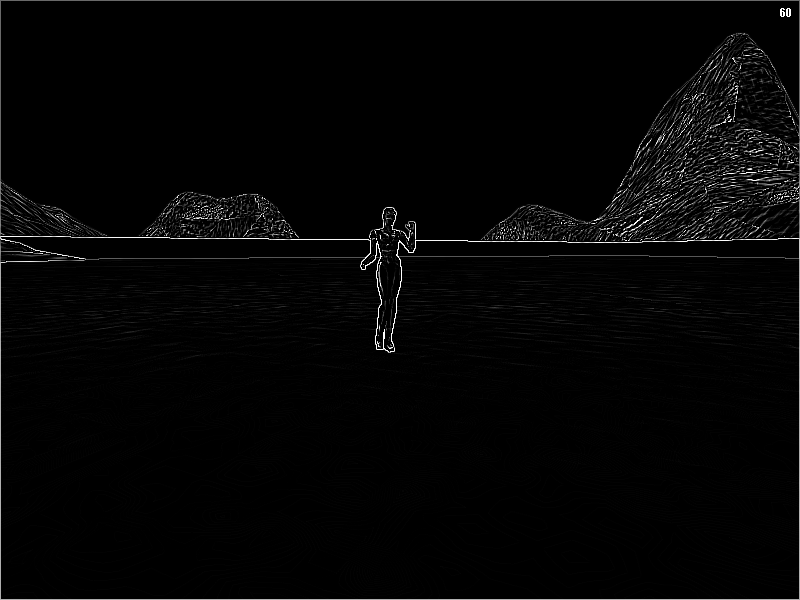
#> input picture snapshots_training/102lady.png, 800 x 600 px; its folder holds only this picture in this run
$ python train.py   (Python 2 division)
#> lines starting #> are read from the running program, lines starting #| are printed output that depends on the picture
### trainer.py
from __future__ import division
from collections import OrderedDict
import os, os.path
import math
import sys
sys.setrecursionlimit(1000000)
import operator
import classifier

SINGLE_VALIDATION = False
WRITE_TO_FILE = True

NOISE_FILTER_THRESHOLD = 100
LINE_SEGMENT_PIXEL_DEVIATION = 3
MINIMUM_VALID_PATH_LENGTH = 3
LONG_TAIL = 0.90

# Used for calculating averages
values = {"cube": [sys.maxint, 0], "tree": [sys.maxint, 0], "steve": [sys.maxint, 0], "lady": [sys.maxint, 0]}
below_8 = {"cube": 0, "lady": 0, "tree": 0, "steve": 0}
cube_sum = 0
tree_sum = 0
lady_sum = 0
steve_sum = 0

def train():
    path = "./submission/snapshots/extra_credit/"
    images = {}
    i = 0
    number_correct = 0

    for root, dirs, filenames in os.walk(path):
        for f in filenames:
           #if f=="104lady.png":
           if i < 9000:
           #if "tree" in f:
               print "Loading image", f
               images[f] = classifier.load_image(path+f)
               i = i+1

    f = None
    if WRITE_TO_FILE:
        f = open("extra_credit_results.txt", "w")

    for image in images:
        print "\n--------------------------------------------- PARSING IMAGE", image
        image_list = images[image]
        edge_array = image_list[0]
        segments = get_segments_from_edges(edge_array)

        x_ranges = find_object_x_ranges(segments)
        obj_num = 1
        for range in x_ranges:
            obj_num +=1
            print "------------------ IDENTIFYING OBJECT %s OF %s ------------------" % (obj_num, len(x_ranges))
            range_segments = find_segments_in_range(range, segments)
            total_segment_length = length_of_all_segments(range_segments)
            if len(range_segments) <= 1:
                print "Object disregarded, only contains one path"
            elif total_segment_length < 50:
                print "Object disregarded, segments not long enough"
            else:
                best_guess = single_object_classifier(image, range_segments)
                if WRITE_TO_FILE:
                    f.write("Image: %s | Classification: %s\n" % (image, best_guess))
                print "\n"
                if SINGLE_VALIDATION:
                    if best_guess.lower() in image.lower():
                        number_correct += 1
    if SINGLE_VALIDATION:
        print "\n--------------------------------------------- RESULTS"
        result_string = "Correctly identified %s/%s objects." % (number_correct, len(images))
        if WRITE_TO_FILE:
            f.write(result_string)
            f.close()
        print result_string

# -------------------- multiple object classifier (extra credit) --------------------

# [510 lines left out: functions length_of_all_segments, find_segments_in_range, find_object_x_ranges, find_ranges, single_object_classifier, prob_by_features and 23 more, not called in this run]

train()

### classifier.py
import numpy as np
import random
from PIL import Image
import itertools
import operator

#"""
from trainer import get_segments_from_edges
from trainer import find_object_x_ranges
from trainer import find_segments_in_range
from trainer import length_of_all_segments
from trainer import single_object_classifier
#"""

"""
This is your object classifier. You should implement the train and
classify methods for this assignment.
"""
class ObjectClassifier():
    log_text = []

    """
    Everytime a snapshot is taken, this method is called and
    the result is displayed on top of the four-image panel.
    """
    # [20 lines left out: function classify, not called in this run]

    def append_log(self, text):
        self.log_text.append(text)

    def logtext(self):
        return '\n'.join(self.log_text);

# [9 lines left out: function stringify, not called in this run]

"""
Loads an image from file and calculates the edge pixel orientations.
Returns a tuple of (edge pixels, pixel orientations).
"""
def load_image(filename):
    im = Image.open(filename)
    np_edges = np.array(im)
    upper_left = push(np_edges, 1, 1)
    upper_center = push(np_edges, 1, 0)
    upper_right = push(np_edges, 1, -1)
    mid_left = push(np_edges, 0, 1)
    mid_right = push(np_edges, 0, -1)
    lower_left = push(np_edges, -1, 1)
    lower_center = push(np_edges, -1, 0)
    lower_right = push(np_edges, -1, -1)
    vfunc = np.vectorize(find_orientation)
    orientations = vfunc(upper_left, upper_center, upper_right, mid_left, mid_right, lower_left, lower_center, lower_right)
    return (np_edges, orientations)

"""
Shifts the rows and columns of an array, putting zeros in any empty spaces
and truncating any values that overflow
"""
def push(np_array, rows, columns):
    result = np.zeros((np_array.shape[0],np_array.shape[1]))
    if rows > 0:
        if columns > 0:
            result[rows:,columns:] = np_array[:-rows,:-columns]
        elif columns < 0:
            result[rows:,:columns] = np_array[:-rows,-columns:]
        else:
            result[rows:,:] = np_array[:-rows,:]
    elif rows < 0:
        if columns > 0:
            result[:rows,columns:] = np_array[-rows:,:-columns]
        elif columns < 0:
            result[:rows,:columns] = np_array[-rows:,-columns:]
        else:
            result[:rows,:] = np_array[-rows:,:]
    else:
        if columns > 0:
            result[:,columns:] = np_array[:,:-columns]
        elif columns < 0:
            result[:,:columns] = np_array[:,-columns:]
        else:
            result[:,:] = np_array[:,:]
    return result

# The orientations that an edge pixel may have.
np_orientation = np.array([0,315,45,270,90,225,180,135])

"""
Finds the (approximate) orientation of an edge pixel.
"""
def find_orientation(upper_left, upper_center, upper_right, mid_left, mid_right, lower_left, lower_center, lower_right):
    a = np.array([upper_center, upper_left, upper_right, mid_left, mid_right, lower_left, lower_center, lower_right])
    return np_orientation[a.argmax()]

### train.py
import classifier
import os, os.path
import math
import sys
sys.setrecursionlimit(1000000)

def train():
    path = "./snapshots_training/"
    images = {}
    i = 0;
    for root, dirs, filenames in os.walk(path):
        for f in filenames:
	   #if f=="3cube.png":
	   if i < 9000:
	       print "loading image", f
               images[f] = classifier.load_image(path+f)
#> in load_image, im is the input picture: PIL image 800x600 L; min 0, max 255, mean 4.9
#> in push, `result[rows:,columns:] = np_array[:-rows,:-columns]`:
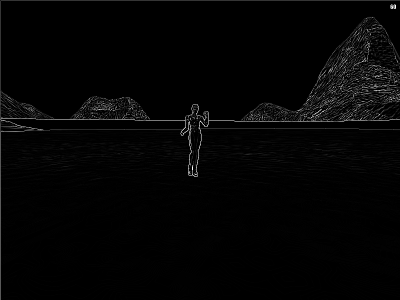
#> result: shape (600, 800) float64 (shown at 1/2 size); min 0, max 255, mean 4.5
#> call 3 of push, with rows = 1, columns = -1
#> in push (call 3), `result[rows:,:columns] = np_array[:-rows,-columns:]`:
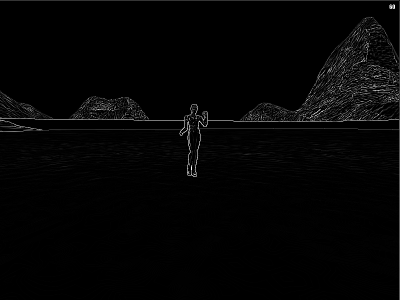
#> result: shape (600, 800) float64 (shown at 1/2 size); min 0, max 255, mean 4.5
#> in push (call 6), `result[:rows,columns:] = np_array[-rows:,:-columns]`:
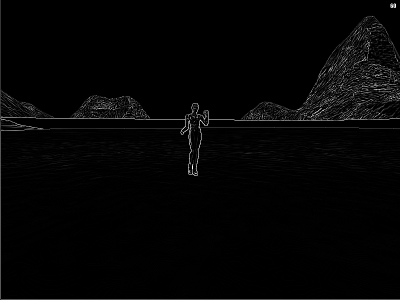
#> result: shape (600, 800) float64 (shown at 1/2 size); min 0, max 255, mean 4.6
#> in push (call 8), `result[:rows,:columns] = np_array[-rows:,-columns:]`:
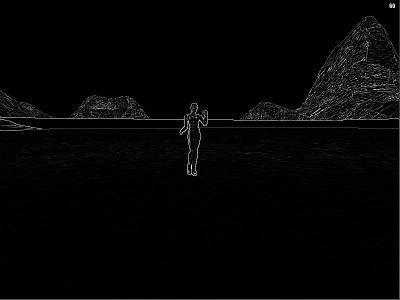
#> result: shape (600, 800) float64 (shown at 1/2 size); min 0, max 255, mean 4.6
#> in load_image, `orientations = vfunc(upper_left, upper_center, upper_right, mid_left, ..`:
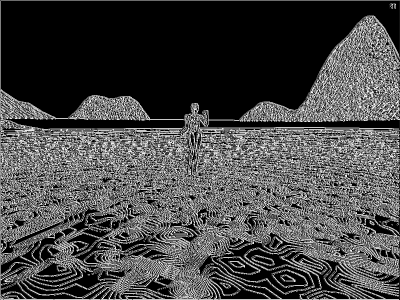
#> orientations: shape (600, 800) int64 (shown at 1/2 size); min 0, max 315, mean 87.6; drawn with min black and max white
	       i = i+1

    for key in images:
	print "parsing image", key
	image_list = images[key]
	edge_array = image_list[0]
	segments = get_segments_from_edges(edge_array)
	print "number of line segments:", len(segments)
#> this loop made 1 pass
#> key on pass 1: '102lady.png'
#> (printed output is left out)
#> pass 1, in get_segments_from_edges, `edge_array = edge_array[280:]`:
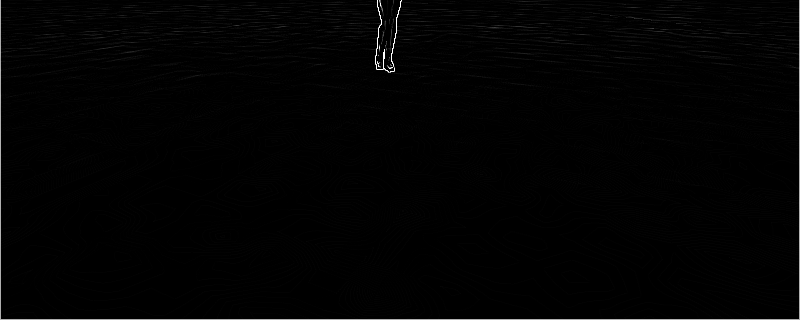
#> edge_array: shape (320, 800); min 0, max 255, mean 2.4

def get_segments_from_edges(edge_array):
    # Returns the set of line segments from a given edge array
    # Cut out the background from the image
    edge_array = edge_array[280:]
    edge_array = edge_array[1:-1]
    # Remove 1px border from all sides
    for y in range(0, len(edge_array)):
	row = edge_array[y]
	edge_array[y][0] = 0
        edge_array[y][-1] = 0
    # Process the image
    edge_array = noise_reduction_edge_array(edge_array)
    paths = find_all_paths(edge_array, [])
    path_string = ""
    for path in paths:
	path_string += path_string_from_array(path)
    #print path_string
    sorted_paths = remove_tail(sorted(paths, key=len, reverse=True), 0.90)
    #print "number of paths:", len(sorted_paths)

    # Generate full line segment list
    all_segments = []
    all_segments_string = ""
    for path in sorted_paths:
	#print "new path"
	path_segments = find_segments_from_path(path, [])
	all_segments_string += path_segments_string(path_segments)
	#print path_segments_string(path_segments)
        for path_segment in path_segments:
	    all_segments.append(path_segment)
    # [4 lines of commented-out code are left out]
    return all_segments

def remove_tail(sorted_paths, n):
    # Removes the "long tail" from a sorted path array, retaining only the first n percent of non-singular paths. This helps filter out noisy paths that were detected.
    length = 0
    filtered_paths = []
    for path in sorted_paths:
	if len(path)<3:
	    sorted_paths.remove(path)
	else:
	    length += len(path)
    filter_length = n*length
    total_path_length = 0
    for path in sorted_paths:
	if total_path_length < filter_length:
	    filtered_paths.append(path)
	    total_path_length += len(path)
    return filtered_paths

def path_segments_string(path_segments):
    # Generates a string that can be used to view the line segments at http://www.shodor.org/interactivate/activities/SimplePlot/.
    path_segments_list = []
    path_segments_list.append(path_segments[0][0])
    for line_segment in path_segments:
	path_segments_list.append(line_segment[1])
    return path_string_from_array(path_segments_list)

def find_segments_from_path(path, segment_array):
    # Recursively generates a set of line segments from the path.
    init_point = path[0]
    segment = []
    for i in range(0,len(path)):
	coordinate = path[i]
	if is_line_segment(segment, coordinate):
	    segment.append(coordinate)
	else:
	    segment_array.append([init_point, coordinate])
	    return find_segments_from_path(path[i:], segment_array)
    segment_array.append([init_point, path[-1]])
    return segment_array

def is_line_segment(a, b):
    # Returns whether the path between a known line segment a, and a new point b, is a vector.
    if len(a)==0:
	return True
    init_point = a[0]
    for point in a:
	distance = dist(init_point[0], init_point[1], b[0], b[1], point[0], point[1])
	if distance > 3:
	    return False
    return True

def dist(x1,y1, x2,y2, x3,y3):
    # Calculates the distance from a line segment with endpoints (x1, y1) and (x2, y2) to a point (x3,y3).
    px = x2-x1
    py = y2-y1
    z = px*px + py*py
    u =  ((x3 - x1) * px + (y3 - y1) * py) / float(z)
    if u > 1:
        u = 1
    elif u < 0:
        u = 0
    x = x1 + u * px
    y = y1 + u * py
    dx = x - x3
    dy = y - y3
    dist = math.sqrt(dx*dx + dy*dy)
    return dist

def path_string_from_array(path_array):
    # Generates a string which can be used to view the path at http://www.shodor.org/interactivate/activities/SimplePlot/.
    path_string = ""
    for edge in path_array:
	y = 600-edge[0]
	x = edge[1]
	path_string += "(%s,%s)" % (x, y)
    return path_string

def find_all_paths(edge_array, path_array):
    # Find all the paths in the edge space.
    if len(edge_array) > 0:
	edge_array, path = path_from_edge_array(edge_array, edge_array[0], [])
	path_array.append(path)
	return find_all_paths(edge_array, path_array)
    return path_array

def path_from_edge_array(edge_array, coordinate, path):
    # Recursively generate a continuous path from a given initial coordinate in the edge_array.
    neighbors = neighbors_from_edge(coordinate, edge_array)
    for edge in neighbors:
	path.append(edge)
	edge_array.remove(edge)
    for edge in neighbors:
	edge_neighbors = neighbors_from_edge(edge, edge_array)
	if len(edge_neighbors) > 0:
	    return path_from_edge_array(edge_array, edge, path)
    return (edge_array, path)

def neighbors_from_edge(coordinate, edge_array):
    # Returns all of the neighbors of a given edge.
    y = coordinate[0]
    x = coordinate[1]
    neighbors = [[y-1, x-1], [y, x-1], [y+1, x-1], [y-1, x], [y, x], [y+1, x], [y-1, x+1], [y, x+1], [y+1, x+1]]
    valid_neighbors = []
    for neighbor in neighbors:
	if neighbor in edge_array:
	    valid_neighbors.append(neighbor)
    return valid_neighbors

# [10 lines left out: function count_edges_in_array, not called in this run]

def noise_reduction_edge_array(array):
    # Filters the edge_array and only keeps objects that have a color value over a certain threshold.
    edge_array = []
    for y in range(0,len(array)):
	y_array = array[y]
	for x in range(0, len(y_array)):
	    pixel_value = array[y][x]
	    if pixel_value > 70:
		edge_array.append([y,x])
    return edge_array

train()

$ run again, on snapshots_training/107lady.png
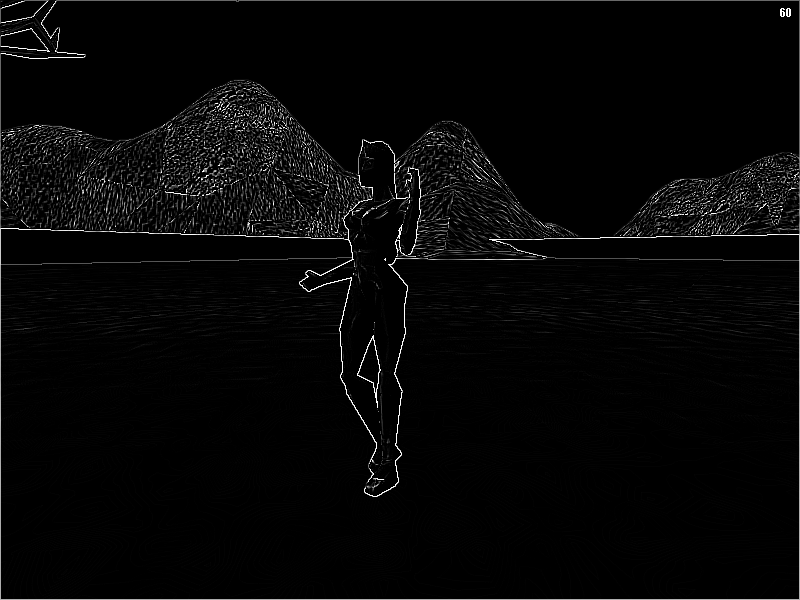
#> input picture snapshots_training/107lady.png, 800 x 600 px
#> in load_image, im is the input picture: PIL image 800x600 L; min 0, max 255, mean 6.7
#> in load_image, `orientations = vfunc(upper_left, upper_center, upper_right, mid_left, ..`:
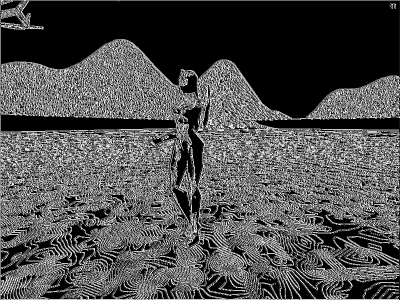
#> orientations: shape (600, 800) int64 (shown at 1/2 size); min 0, max 315, mean 95.8; drawn with min black and max white
#> the loop in train, `for key in images:` made 1 pass
#> key on pass 1: '107lady.png'
#> (printed output is left out)
#> pass 1, in get_segments_from_edges, `edge_array = edge_array[280:]`:
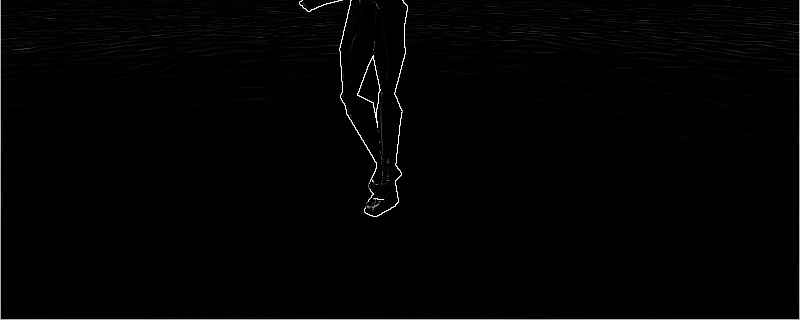
#> edge_array: shape (320, 800); min 0, max 255, mean 2.9

$ run again, on snapshots_training/108cube.png
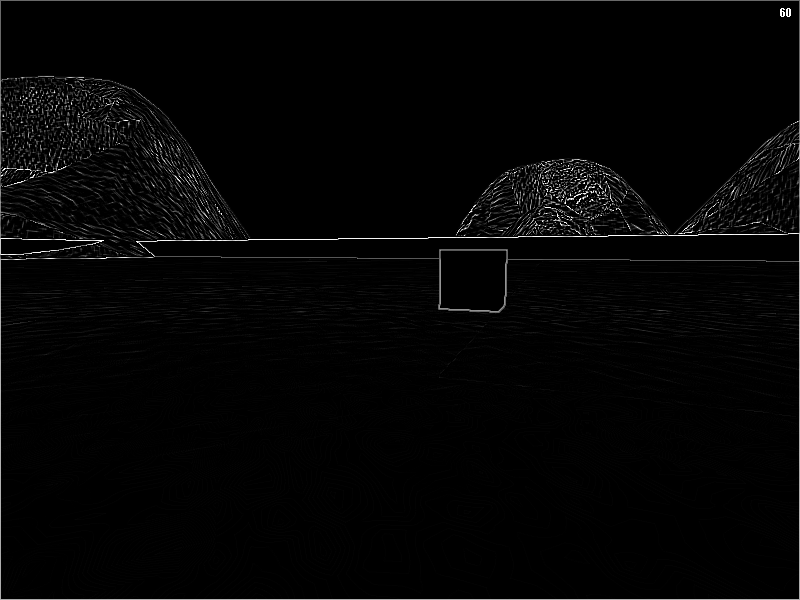
#> input picture snapshots_training/108cube.png, 800 x 600 px
#> in load_image, im is the input picture: PIL image 800x600 L; min 0, max 255, mean 4.6
#> in load_image, `orientations = vfunc(upper_left, upper_center, upper_right, mid_left, ..`:
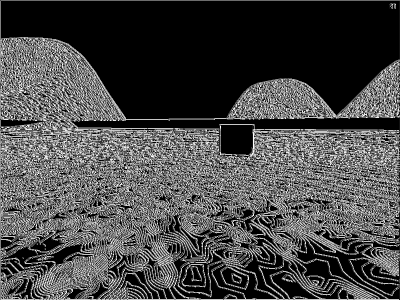
#> orientations: shape (600, 800) int64 (shown at 1/2 size); min 0, max 315, mean 89; drawn with min black and max white
#> the loop in train, `for key in images:` made 1 pass
#> key on pass 1: '108cube.png'
#> (printed output is left out)
#> pass 1, in get_segments_from_edges, `edge_array = edge_array[280:]`:
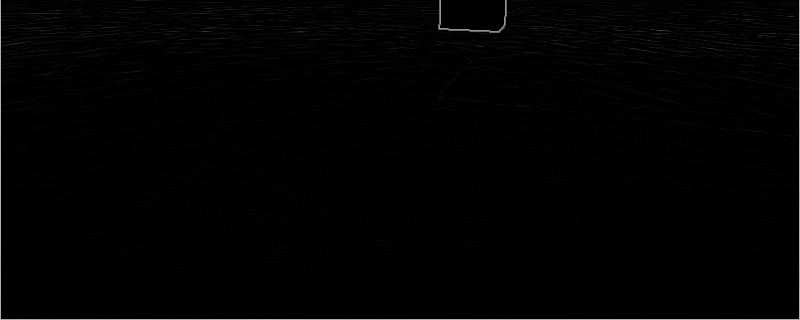
#> edge_array: shape (320, 800); min 0, max 183, mean 2.2
